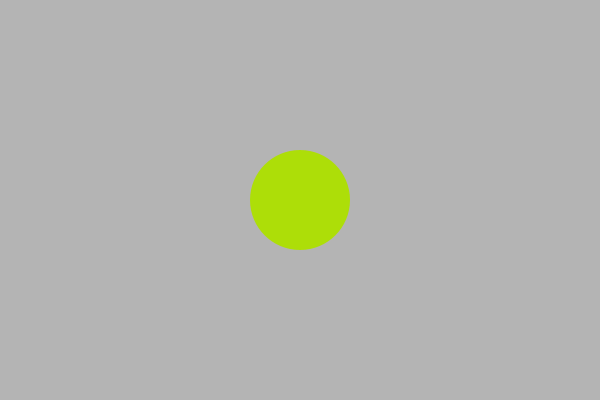
Frame 1 (no input)
Frame 60 (the mouse pressed at the canvas centre just before this capture): identical to frame 1, image omitted
Frame 120 (the mouse held since frame 60 and released just before this capture): identical to frame 1, image omitted

The Processing sketch that drew this single still picture (run headless with seeded random() and noise(); from frame 60 on, the mouse is pressed at the canvas centre):

// Processing sketch: Press_enter
// ── Press_enter.pde

//odd = lime, teal, blue, pink, orange
color[] odd = {#ADDE08,#00885D,#0D1CD9,#F502A3,#E57309};
color[] palette = odd;

int x = 0;
int i = 0;
boolean typed = false;

void setup() {
  size(600, 400);
  smooth();
  noStroke();
}

void draw() {
  
  background(180);
  fill(palette[i]);
  ellipse(width/2, height/2, 100, 100);
}

//void keyPressed() {
//  if (key == 'l') i = 0;
//  else if (key == 't') i = 1;
//  else if (key == 'b') i = 2;
//  else if (key == 'p') i = 3;
//  else if (key == 'o') i = 4;
//}


void keyPressed() {
  if (keyCode == ENTER) i = int(random(1,5));
  println(i);
}
